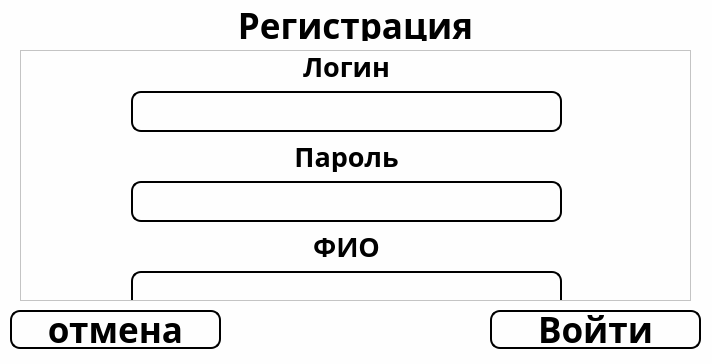
<?xml version="1.0" encoding="UTF-8"?>
<ui version="4.0">
 <class>Dialog</class>
 <widget class="QDialog" name="Dialog">
  <property name="geometry">
   <rect>
    <x>0</x>
    <y>0</y>
    <width>712</width>
    <height>364</height>
   </rect>
  </property>
  <property name="windowTitle">
   <string>Dialog</string>
  </property>
  <property name="styleSheet">
   <string notr="true">background: rgb(254,254,254)</string>
  </property>
  <widget class="QPushButton" name="enter">
   <property name="geometry">
    <rect>
     <x>490</x>
     <y>310</y>
     <width>211</width>
     <height>39</height>
    </rect>
   </property>
   <property name="font">
    <font>
     <family>Futurespore Cyrillic</family>
     <pointsize>26</pointsize>
     <weight>50</weight>
     <italic>false</italic>
     <bold>false</bold>
    </font>
   </property>
   <property name="styleSheet">
    <string notr="true">QPushButton:pressed {
border: 0px solid #000;
border-radius: 10px;
border-style: outset;
background: black;
color: rgb(254,254,254);
font-weight: bold;
font: 26pt &quot;Futurespore Cyrillic&quot;;
}
QPushButton {
border: 2px solid #000;
border-radius: 10px;
border-style: outset;
color: black;
font-weight: bold;
font: 26pt &quot;Futurespore Cyrillic&quot;;
}</string>
   </property>
   <property name="text">
    <string>Войти</string>
   </property>
   <property name="autoDefault">
    <bool>true</bool>
   </property>
  </widget>
  <widget class="QPushButton" name="escape">
   <property name="geometry">
    <rect>
     <x>10</x>
     <y>310</y>
     <width>211</width>
     <height>39</height>
    </rect>
   </property>
   <property name="font">
    <font>
     <family>Futurespore Cyrillic</family>
     <pointsize>26</pointsize>
     <weight>50</weight>
     <italic>false</italic>
     <bold>false</bold>
    </font>
   </property>
   <property name="styleSheet">
    <string notr="true">QPushButton:pressed {
border: 0px solid #000;
border-radius: 10px;
border-style: outset;
background: black;
color: rgb(254,254,254);
font-weight: bold;
font: 26pt &quot;Futurespore Cyrillic&quot;;
}
QPushButton {
border: 2px solid #000;
border-radius: 10px;
border-style: outset;
color: black;
font-weight: bold;
font: 26pt &quot;Futurespore Cyrillic&quot;;
}</string>
   </property>
   <property name="text">
    <string>отмена</string>
   </property>
   <property name="autoDefault">
    <bool>true</bool>
   </property>
  </widget>
  <widget class="QLabel" name="label_2">
   <property name="geometry">
    <rect>
     <x>0</x>
     <y>10</y>
     <width>711</width>
     <height>31</height>
    </rect>
   </property>
   <property name="font">
    <font>
     <family>Futurespore Cyrillic</family>
     <pointsize>26</pointsize>
     <weight>50</weight>
     <italic>false</italic>
     <bold>false</bold>
    </font>
   </property>
   <property name="styleSheet">
    <string notr="true">font-weight: bold;
color: black;
font: 26pt &quot;Futurespore Cyrillic&quot;;</string>
   </property>
   <property name="text">
    <string>Регистрация</string>
   </property>
   <property name="alignment">
    <set>Qt::AlignCenter</set>
   </property>
   <property name="margin">
    <number>3</number>
   </property>
   <property name="indent">
    <number>0</number>
   </property>
  </widget>
  <widget class="QScrollArea" name="scrollArea">
   <property name="geometry">
    <rect>
     <x>20</x>
     <y>50</y>
     <width>671</width>
     <height>251</height>
    </rect>
   </property>
   <property name="widgetResizable">
    <bool>true</bool>
   </property>
   <widget class="QWidget" name="scrollAreaWidgetContents_2">
    <property name="geometry">
     <rect>
      <x>0</x>
      <y>0</y>
      <width>669</width>
      <height>249</height>
     </rect>
    </property>
    <widget class="QLabel" name="label_9">
     <property name="geometry">
      <rect>
       <x>-30</x>
       <y>530</y>
       <width>711</width>
       <height>31</height>
      </rect>
     </property>
     <property name="font">
      <font>
       <family>Futurespore Cyrillic</family>
       <pointsize>20</pointsize>
       <weight>50</weight>
       <italic>false</italic>
       <bold>false</bold>
      </font>
     </property>
     <property name="styleSheet">
      <string notr="true">font-weight: bold;
color: black;
font: 20pt &quot;Futurespore Cyrillic&quot;;</string>
     </property>
     <property name="text">
      <string>почтовый индекс</string>
     </property>
     <property name="alignment">
      <set>Qt::AlignCenter</set>
     </property>
     <property name="margin">
      <number>3</number>
     </property>
     <property name="indent">
      <number>0</number>
     </property>
    </widget>
    <widget class="QLineEdit" name="expiration_date">
     <property name="geometry">
      <rect>
       <x>110</x>
       <y>400</y>
       <width>431</width>
       <height>41</height>
      </rect>
     </property>
     <property name="styleSheet">
      <string notr="true">border: 2px solid #000;
border-radius: 10px;
border-style: outset;
color: black;
font-weight: bold;
font: 26pt &quot;Futurespore Cyrillic&quot;;</string>
     </property>
    </widget>
    <widget class="QLineEdit" name="lineEdit_4">
     <property name="geometry">
      <rect>
       <x>110</x>
       <y>570</y>
       <width>431</width>
       <height>41</height>
      </rect>
     </property>
     <property name="styleSheet">
      <string notr="true">border: 2px solid #000;
border-radius: 10px;
border-style: outset;
color: black;
font-weight: bold;
font: 26pt &quot;Futurespore Cyrillic&quot;;</string>
     </property>
    </widget>
    <widget class="QLabel" name="label_3">
     <property name="geometry">
      <rect>
       <x>-30</x>
       <y>0</y>
       <width>711</width>
       <height>31</height>
      </rect>
     </property>
     <property name="font">
      <font>
       <family>Futurespore Cyrillic</family>
       <pointsize>20</pointsize>
       <weight>50</weight>
       <italic>false</italic>
       <bold>false</bold>
      </font>
     </property>
     <property name="styleSheet">
      <string notr="true">font-weight: bold;
color: black;
font: 20pt &quot;Futurespore Cyrillic&quot;;</string>
     </property>
     <property name="text">
      <string>Логин</string>
     </property>
     <property name="alignment">
      <set>Qt::AlignCenter</set>
     </property>
     <property name="margin">
      <number>3</number>
     </property>
     <property name="indent">
      <number>0</number>
     </property>
    </widget>
    <widget class="QLineEdit" name="login">
     <property name="geometry">
      <rect>
       <x>110</x>
       <y>40</y>
       <width>431</width>
       <height>41</height>
      </rect>
     </property>
     <property name="styleSheet">
      <string notr="true">border: 2px solid #000;
border-radius: 10px;
border-style: outset;
color: black;
font-weight: bold;
font: 26pt &quot;Futurespore Cyrillic&quot;;</string>
     </property>
    </widget>
    <widget class="QLabel" name="label_5">
     <property name="geometry">
      <rect>
       <x>-30</x>
       <y>270</y>
       <width>711</width>
       <height>31</height>
      </rect>
     </property>
     <property name="font">
      <font>
       <family>Futurespore Cyrillic</family>
       <pointsize>20</pointsize>
       <weight>50</weight>
       <italic>false</italic>
       <bold>false</bold>
      </font>
     </property>
     <property name="styleSheet">
      <string notr="true">font-weight: bold;
color: black;
font: 20pt &quot;Futurespore Cyrillic&quot;;</string>
     </property>
     <property name="text">
      <string>Номер карты</string>
     </property>
     <property name="alignment">
      <set>Qt::AlignCenter</set>
     </property>
     <property name="margin">
      <number>3</number>
     </property>
     <property name="indent">
      <number>0</number>
     </property>
    </widget>
    <widget class="QLabel" name="label_8">
     <property name="geometry">
      <rect>
       <x>-30</x>
       <y>440</y>
       <width>711</width>
       <height>31</height>
      </rect>
     </property>
     <property name="font">
      <font>
       <family>Futurespore Cyrillic</family>
       <pointsize>20</pointsize>
       <weight>50</weight>
       <italic>false</italic>
       <bold>false</bold>
      </font>
     </property>
     <property name="styleSheet">
      <string notr="true">font-weight: bold;
color: black;
font: 20pt &quot;Futurespore Cyrillic&quot;;</string>
     </property>
     <property name="text">
      <string>Cvv</string>
     </property>
     <property name="alignment">
      <set>Qt::AlignCenter</set>
     </property>
     <property name="margin">
      <number>3</number>
     </property>
     <property name="indent">
      <number>0</number>
     </property>
    </widget>
    <widget class="QLabel" name="label_4">
     <property name="geometry">
      <rect>
       <x>-30</x>
       <y>90</y>
       <width>711</width>
       <height>31</height>
      </rect>
     </property>
     <property name="font">
      <font>
       <family>Futurespore Cyrillic</family>
       <pointsize>20</pointsize>
       <weight>50</weight>
       <italic>false</italic>
       <bold>false</bold>
      </font>
     </property>
     <property name="styleSheet">
      <string notr="true">font-weight: bold;
color: black;
font: 20pt &quot;Futurespore Cyrillic&quot;;</string>
     </property>
     <property name="text">
      <string>Пароль</string>
     </property>
     <property name="alignment">
      <set>Qt::AlignCenter</set>
     </property>
     <property name="margin">
      <number>3</number>
     </property>
     <property name="indent">
      <number>0</number>
     </property>
    </widget>
    <widget class="QLineEdit" name="fio">
     <property name="geometry">
      <rect>
       <x>110</x>
       <y>220</y>
       <width>431</width>
       <height>41</height>
      </rect>
     </property>
     <property name="styleSheet">
      <string notr="true">border: 2px solid #000;
border-radius: 10px;
border-style: outset;
color: black;
font-weight: bold;
font: 26pt &quot;Futurespore Cyrillic&quot;;</string>
     </property>
    </widget>
    <widget class="QLineEdit" name="password">
     <property name="geometry">
      <rect>
       <x>110</x>
       <y>130</y>
       <width>431</width>
       <height>41</height>
      </rect>
     </property>
     <property name="styleSheet">
      <string notr="true">border: 2px solid #000;
border-radius: 10px;
border-style: outset;
color: black;
font-weight: bold;
font: 26pt &quot;Futurespore Cyrillic&quot;;</string>
     </property>
    </widget>
    <widget class="QLabel" name="label_7">
     <property name="geometry">
      <rect>
       <x>-30</x>
       <y>180</y>
       <width>711</width>
       <height>31</height>
      </rect>
     </property>
     <property name="font">
      <font>
       <family>Futurespore Cyrillic</family>
       <pointsize>20</pointsize>
       <weight>50</weight>
       <italic>false</italic>
       <bold>false</bold>
      </font>
     </property>
     <property name="styleSheet">
      <string notr="true">font-weight: bold;
color: black;
font: 20pt &quot;Futurespore Cyrillic&quot;;</string>
     </property>
     <property name="text">
      <string>ФИО</string>
     </property>
     <property name="alignment">
      <set>Qt::AlignCenter</set>
     </property>
     <property name="margin">
      <number>3</number>
     </property>
     <property name="indent">
      <number>0</number>
     </property>
    </widget>
    <widget class="QLineEdit" name="cvv">
     <property name="geometry">
      <rect>
       <x>110</x>
       <y>480</y>
       <width>431</width>
       <height>41</height>
      </rect>
     </property>
     <property name="styleSheet">
      <string notr="true">border: 2px solid #000;
border-radius: 10px;
border-style: outset;
color: black;
font-weight: bold;
font: 26pt &quot;Futurespore Cyrillic&quot;;</string>
     </property>
    </widget>
    <widget class="QLineEdit" name="card_number">
     <property name="geometry">
      <rect>
       <x>110</x>
       <y>310</y>
       <width>431</width>
       <height>41</height>
      </rect>
     </property>
     <property name="styleSheet">
      <string notr="true">border: 2px solid #000;
border-radius: 10px;
border-style: outset;
color: black;
font-weight: bold;
font: 26pt &quot;Futurespore Cyrillic&quot;;</string>
     </property>
    </widget>
    <widget class="QLabel" name="label_6">
     <property name="geometry">
      <rect>
       <x>-30</x>
       <y>360</y>
       <width>711</width>
       <height>31</height>
      </rect>
     </property>
     <property name="font">
      <font>
       <family>Futurespore Cyrillic</family>
       <pointsize>20</pointsize>
       <weight>50</weight>
       <italic>false</italic>
       <bold>false</bold>
      </font>
     </property>
     <property name="styleSheet">
      <string notr="true">font-weight: bold;
color: black;
font: 20pt &quot;Futurespore Cyrillic&quot;;</string>
     </property>
     <property name="text">
      <string>Действительна до</string>
     </property>
     <property name="alignment">
      <set>Qt::AlignCenter</set>
     </property>
     <property name="margin">
      <number>3</number>
     </property>
     <property name="indent">
      <number>0</number>
     </property>
    </widget>
   </widget>
  </widget>
 </widget>
 <resources/>
 <connections/>
</ui>
